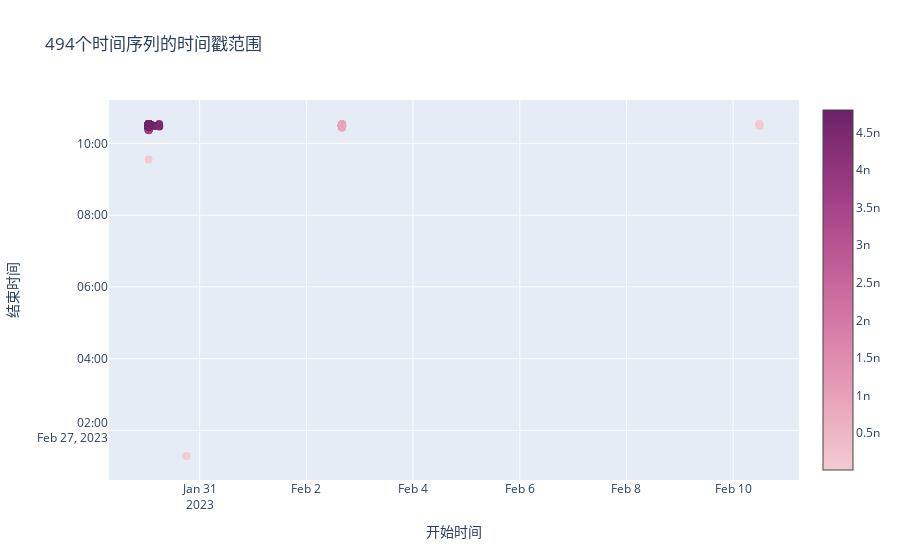

Write notebook code for a chart like this one.
### Code cell
plot_time_density(TIME_start_end)

### Figure 1 — Plotly figure (JSON) as saved in the notebook; plotly's stock layout.template omitted (floating-point values rounded to 4 significant figures; data arrays with more than 128 entries replaced by an {"elided": "..."} marker saying what was removed)
{"data": [{"marker": {"color": {"elided": "494 float values"}, "colorscale": [[0.0, "rgb(243, 203, 211)"], [0.1667, "rgb(234, 169, 189)"], [0.3333, "rgb(221, 136, 172)"], [0.5, "rgb(202, 105, 157)"], [0.6667, "rgb(177, 77, 142)"], [0.8333, "rgb(145, 53, 125)"], [1.0, "rgb(108, 33, 103)"]], "showscale": true, "size": 8}, "mode": "markers", "x": {"elided": "494 str values"}, "y": {"elided": "494 str values"}, "type": "scatter"}], "layout": {"xaxis": {"title": {"text": "开始时间"}, "type": "date"}, "yaxis": {"title": {"text": "结束时间"}, "type": "date"}, "title": {"text": "494个时间序列的时间戳范围"}}}
